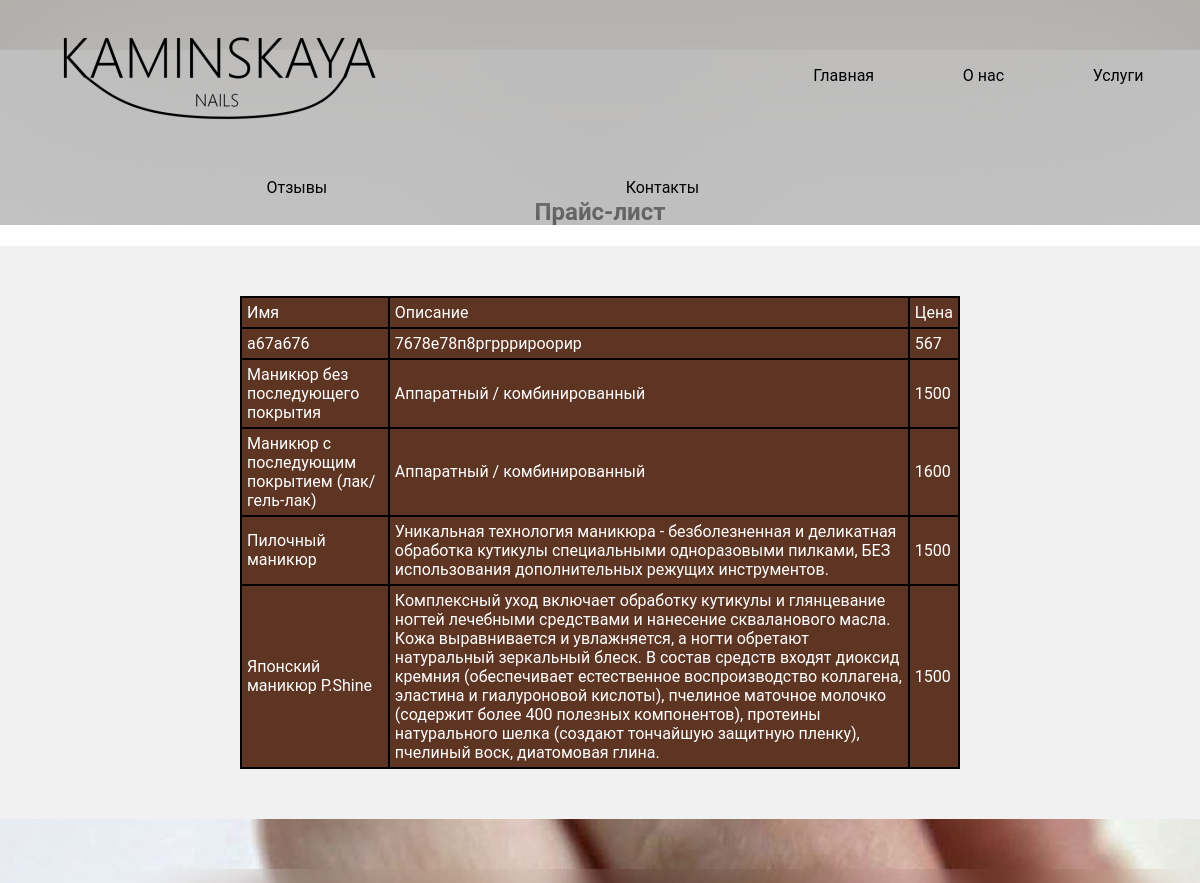
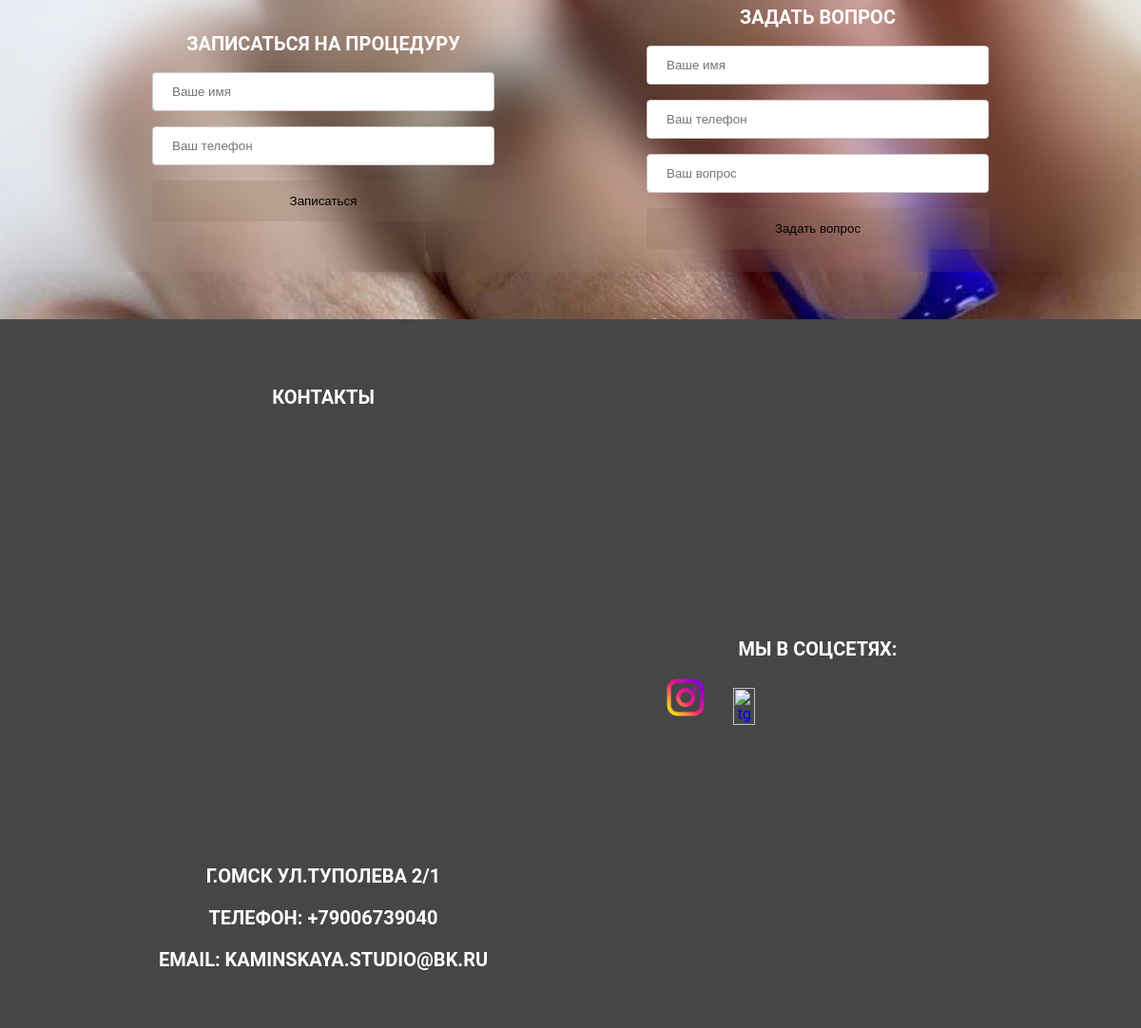
The app's page /our_service.php with its own data (2 pictures, top to bottom).
### tables this page shows
CREATE TABLE `prices` (
  `id` int(11) NOT NULL,
  `name` text NOT NULL,
  `text` text NOT NULL,
  `price` int(11) NOT NULL
);

### our_service.php (the view, shortened to what this page needs)
<?php
include 'system/init.php';
?>
<html>
    <head>
        <link rel="stylesheet" href="css/mba.css">
        <link rel="stylesheet" href="css/slider1.css">
    </head>
    <body>
        <head>
        <nav>
            <ul class="navigation">
                <div class="logo">
                    <a href="./"><img class="altushka" src="img/logo_wtf.png" alt="logo"></a>
                </div>
                <li><a href="./">Главная</a></li>
                <li><a href="./mba.php">О нас</a></li>
                <li><a href="./our_service.php">Услуги</a></li>
                <li><a href="./#feedback">Отзывы</a></li>
                <li><a href="./#contact">Контакты</a></li>
            </ul>
        </nav>
        </head>
        <main>
            <center>
                <h2>Прайс-лист</h2>
            </center>
            <div class="prices">
                <div class="container">
                    <center>
                    <table class="customTable">
                        <tr>
                            <td>Имя</td>
                            <td>Описание</td>
                            <td>Цена</td>
                        </tr>
                        <?php
                            $query = mysqli_query($link, "SELECT * from `prices`");
                            $result = mysqli_fetch_all($query, MYSQLI_ASSOC);
                            if(empty($result)){
                            } else {
                                foreach($result as $item){
                                    echo '<tr>';
                                    echo '<td>'.$item['name'].'</td>';
                                    echo '<td>'.$item['text'].'</td>';
                                    echo '<td>'.$item['price'].'</td>';
                                    echo '</tr>';
                                }
                            }
                        ?>
                        </table>
                    </center>
                </div>
            </div>
        </main>
        <div class="forms">
            <div class="container">
                <div class="row">
                    <div class="col-12">
                        <div class="forms__inner">
                            <div class="forms__item">
                                <h3>Записаться на процедуру</h3>
                                <form action="./system/send_information.php" method="post">
                                    <input class="form__inputs" type="text" name="name" placeholder="Ваше имя">
                                    <input class="form__inputs" type="text" name="phone" placeholder="Ваш телефон">
                                    <input class="form__inputs" type="submit" name="go" value="Записаться">
                                </form>
                            </div>
                            <div class="forms__item">
                                <h3>Задать вопрос</h3>
                                <form action="./system/send_information.php" method="post">
                                    <input class="form__inputs" type="text" name="name" placeholder="Ваше имя">
                                    <input class="form__inputs" type="text" name="phone" placeholder="Ваш телефон">
                                    <input class="form__inputs" type="text" name="question" placeholder="Ваш вопрос">
                                    <input class="form__inputs" type="submit" name="ask" value="Задать вопрос">
                                </form>
                            </div>
                        </div>
                    </div>
                </div>
            </div>
        </div>
    </body>
    <footer>
        <div class="container" id="contact">
            <div class="row">
                <div class="col-12">
                    <div class="footer__inner">
                        <div class="footer__item">
                            <h3>Контакты</h3>
                            <div class="contact-left">
                                <iframe src="https://www.google.com/maps/embed?pb=!1m18!1m12!1m3!1d2288.7973474387454!2d73.307996!3d54.994187!2m3!1f0!2f0!3f0!3m2!1i1024!2i768!4f13.1!3m3!1m2!1s0x43ab01bbaed12c5f%3A0x9e748835c4814aa0!2z0YPQuy4g0KLRg9C_0L7Qu9C10LLQsCwgMiDQutC-0YDQv9GD0YEgMSwg0J7QvNGB0LosINCe0LzRgdC60LDRjyDQvtCx0LsuLCA2NDQxMTI!5e0!3m2!1sru!2sru!4v1667994760893!5m2!1sru!2sru" width="600" height="450" style="border:0;" allowfullscreen="" loading="lazy"></iframe>
                            </div>
                            <p>г.Омск ул.Туполева 2/1</p>
                            <p>Телефон: +79006739040</p>
                            <p>Email: kaminskaya.studio@bk.ru</p>
                        </div>
                        <div class="footer__item">
                            <h3>Мы в соцсетях:</h3>
                            <div class="social">
                                <a href="https://instagram.com/kaminskaya.nailsomsk?igshid=YmMyMTA2M2Y=" target="_blank"><img class="social" src="img/instagram.png" alt="instagram"></a>
                                <a href="https://instagram.com/kaminskaya.nailsomsk?igshid=YmMyMTA2M2Y=" target="_blank"><img class="social" src="img/tg.png" alt="tg"></a>
                            </div>
                        </div>
                    </div>
                </div>
            </div>
        </div>
    </footer>
</html>

### css/mba.css (style rules this page uses)
body { margin: 0; padding-top: 140; font-family: 'Roboto', sans-serif; }
nav { background-color: #816c4f33; height: 50px; width: 100%; position: fixed; top: 0; left: 0; }
a { text-decoration: none; }
.altushka { width: 50%; }
.navigation { backdrop-filter: blur(100px); list-style-type: none; margin: 0; padding: 0; overflow: hidden; background-color: #0000003d; }
ul.navigation { display: flex; align-items: center; flex-direction: row; flex-wrap: wrap; justify-content: space-evenly; }
.navigation li { float: left; display: block; color: #000000; text-align: center; padding: 14px 16px; text-decoration: none; }
.navigation li a { display: block; color: black; text-align: center; padding: 14px 16px; text-decoration: none; }
.logo { float: left; padding: 0 16px; }
.navigation:after { content: ""; display: table; clear: both; }
.prices { background-color: #f1f1f1; padding: 50px 0; }
table.customTable { width: 60%; background-color: #5E3422; border-collapse: collapse; border-width: 2px; border-color: #000000; border-style: solid; color: #FFFFFF; }
table.customTable td, table.customTable th { border-width: 2px; border-color: #000000; border-style: solid; padding: 5px; }
.forms { background: url("../img/56.png") no-repeat; background-size: 100%; padding: 50px 0; }
.forms__inner { backdrop-filter: blur(26px); display: flex; align-items: center; justify-content: space-evenly; flex-direction: row; flex-wrap: wrap; }
.forms__item { text-align: center; }
.forms__item h3 { font-size: 20px; color: white; text-transform: uppercase; font-weight: 700; margin-bottom: 10px; }
input { width: 100%; padding: 12px 20px; margin: 8px 0; display: inline-block; border: 1px solid #ccc; border-radius: 4px; box-sizing: border-box; }
input[type=submit] { width: 100%; background-color: #816c4f33; color: rgb(0, 0, 0); padding: 14px 20px; margin: 8px 0; border: none; border-radius: 4px; cursor: pointer; }
.forms__item { width: 30%; }
.forms__item input { width: 100%; }
.forms__item input[type=submit] { width: 100%; }
footer { background-color: #474647; padding: 50px 0; }
footer p { color: #fff; text-align: center; }
.footer__inner { display: flex; align-items: center; justify-content: space-evenly; flex-direction: row; flex-wrap: wrap; }
.footer__item { text-align: center; }
.footer__item h3 { font-size: 20px; color: white; text-transform: uppercase; font-weight: 700; margin-bottom: 10px; }
.footer__item p { font-size: 20px; color: white; text-transform: uppercase; font-weight: 700; margin-bottom: 10px; }
.footer__item { width: 30%; }
.social { width: 40%; }

### records on screen
prices: name "а67а676", text "7678е78п8ргрррироорир", price "567"
prices: name "Маникюр без последующего покрытия", text "Аппаратный / комбинированный", price "1500"
prices: name "Маникюр с последующим покрытием (лак/гель-лак)", text "Аппаратный / комбинированный", price "1600"
prices: name "Пилочный маникюр", text "Уникальная технология маникюра - безболезненная и деликатная обработка кутикулы специальными одноразовыми пилками, БЕЗ использования дополнительных режущих инструментов.", price "1500"
prices: name "Японский маникюр P.Shine", text "Комплексный уход включает обработку кутикулы и глянцевание ногтей лечебными средствами и нанесение скваланового масла. Кожа выравнивается и увлажняется, а ногти обретают натуральный зеркальный блеск. В состав средств входят диоксид кремния (обеспечивает естественное воспроизводство коллагена, эластина и гиалуроновой кислоты), пчелиное маточное молочко (содержит более 400 полезных компонентов), протеины натурального шелка (создают тончайшую защитную пленку), пчелиный воск, диатомовая глина.", price "1500"
